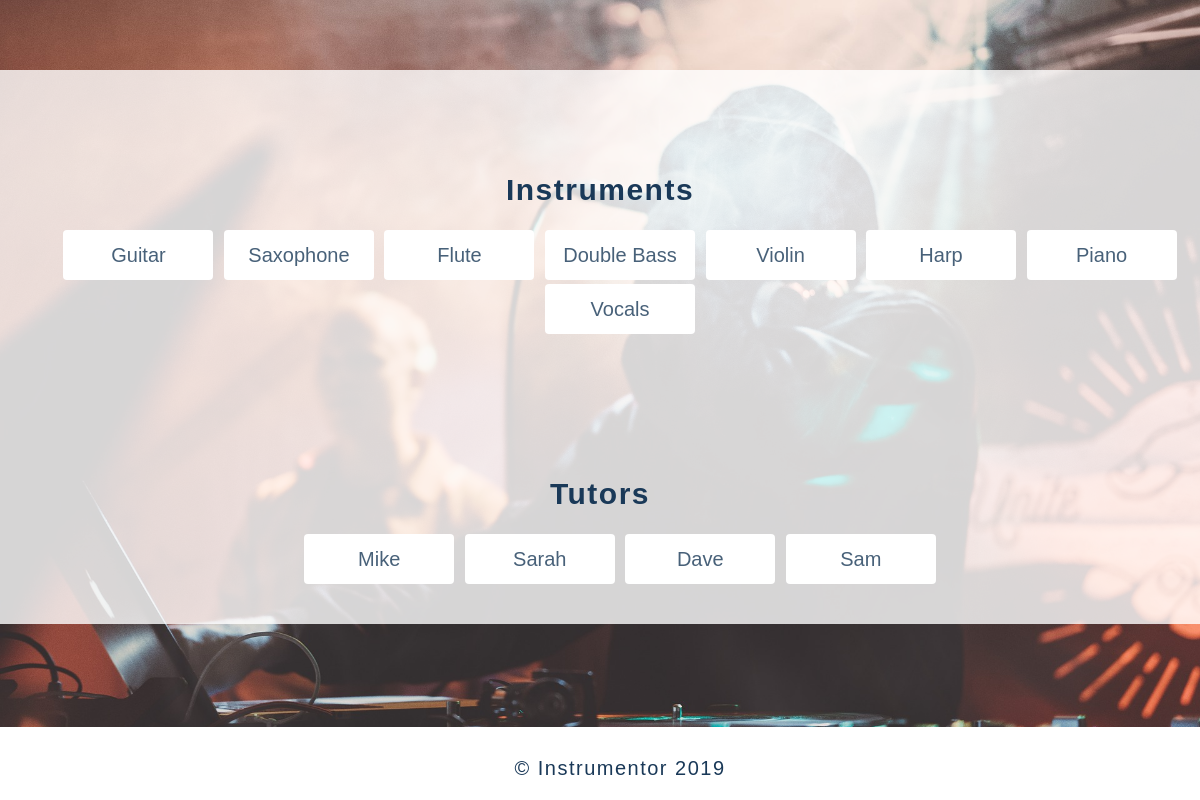
The app's page /home/schedule/, older data.
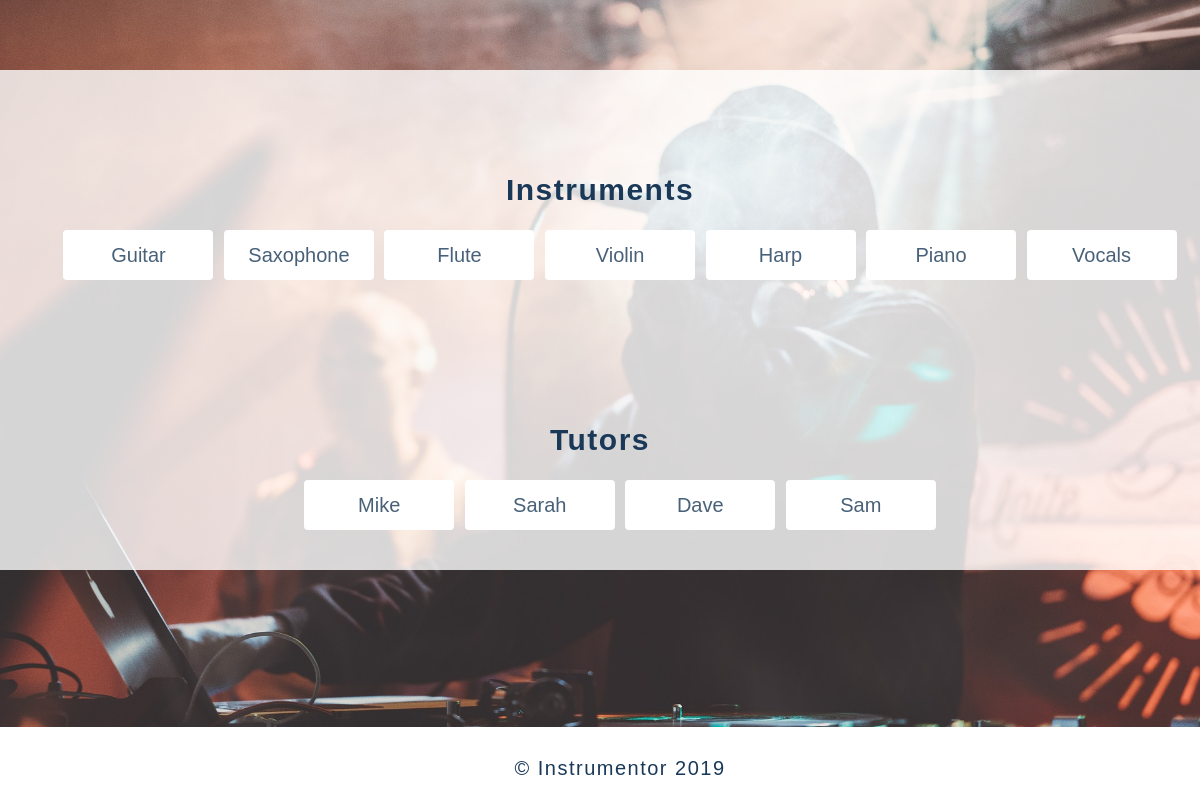
The same page, newer data.
### home/models.py (models this page shows, shortened)
class Instrument(models.Model):
    name = models.CharField(max_length=150)

class Tutor(models.Model):
    profile_pic = models.ImageField(upload_to="images/", default="concert.jpg") # pip3 install pillow
    name = models.CharField(max_length=150)
    experience = models.TextField(null=True, blank=True)
    instrument_avail = models.BooleanField(null=True, blank=True)
    price = models.DecimalField(max_digits=8, decimal_places=2, blank=True, null=True)
    instrument = models.ForeignKey('Instrument', on_delete=models.SET_NULL, null=True)
    user = models.OneToOneField(User, on_delete=models.CASCADE, null=False, primary_key=True)

### home/views.py (the view)
# urls.py: path('schedule/', views.schedule, name = 'schedule'),
def schedule(request):
    all_instruments = Instrument.objects.all()
    tutors = Tutor.objects.all()
    all_hours = Hour.objects.all()
    return render(request, 'schedule.html', {'all_instruments': all_instruments, \
        'tutors': tutors, 'all_hours': all_hours})

### home/templates/schedule.html
﻿{% extends "base.html" %}
{% block content %}
  <section class="content3">
  <div class="profile_info">
  <h3>Instruments</h3>
    <ul>
      <div class="btn-group2">
        {% for instrument in all_instruments %}
        <button class="button2">
          <a href="{{instrument.name}}"> {{instrument.name}} </a>
        </button>
        {% endfor %}
      </div>
    </ul>
    <h3>Tutors</h3>
    <ul>
      <div class="btn-group2">
      {% for tutor in tutors %}
       <button class="button2">
        <a href="{{tutor.user.username}}">{{tutor.name}}</a>
      </button>
     {% endfor %}
  </div>
    </ul>
  </div>
  </section>
{% endblock %}

Row changes from the older to the newer data that the page shows:
removed Instrument: name "Double Bass"
